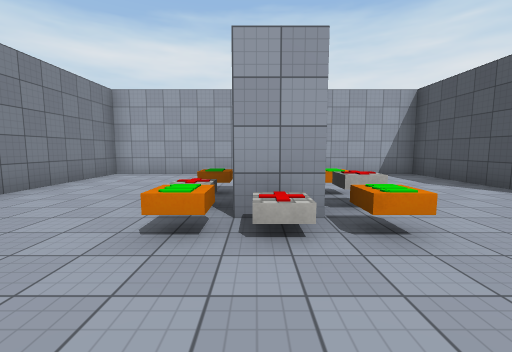
view 1 (above)

21 first-person views from a walk through a scene from a Unity 3-D project. The camera is 1.5 m above the floor, tilts 6° down and sees 90° across. The floor is counted in squares, 2 m on a side. Each view is taken from the middle of a square. On the plan, view 1 faces up. The plan holds only what a view shows up to about 9 squares ahead; the rest is blank. The place goes on beyond the plan. The player character is not drawn. Surface patterns are stand-ins for the level's own textures.

view 2
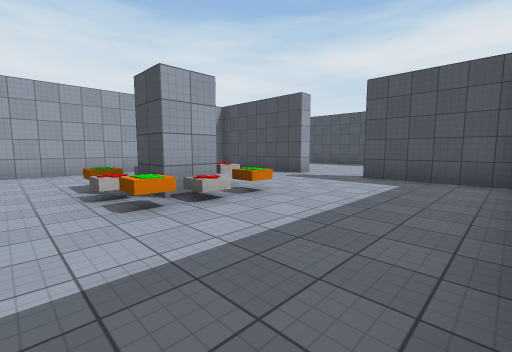

view 3
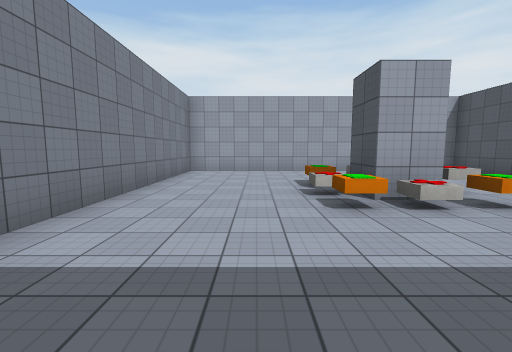

view 4
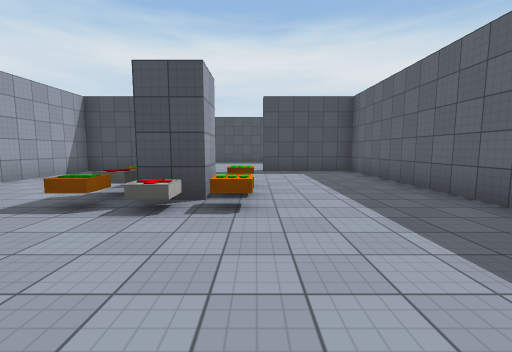

view 5
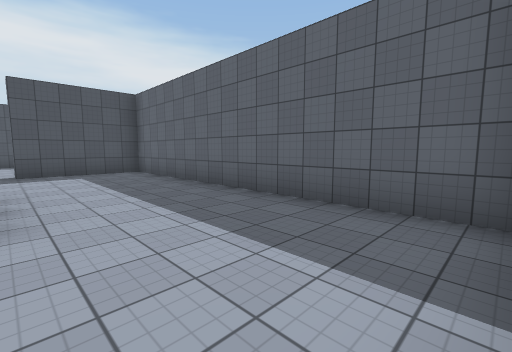

view 6
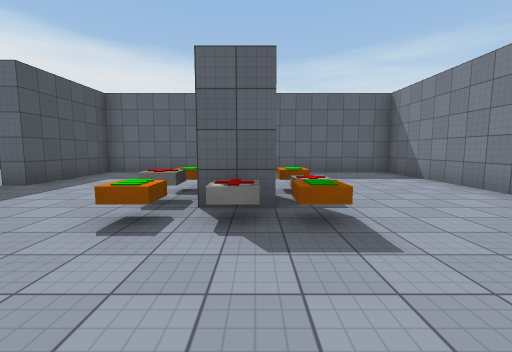

view 7
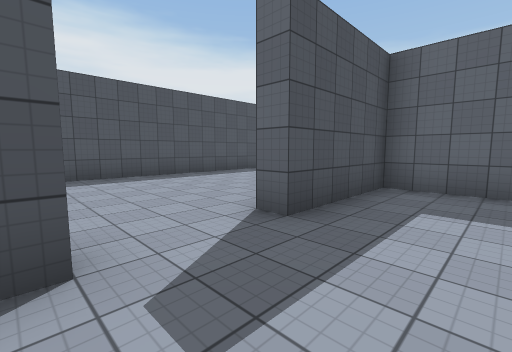

view 8
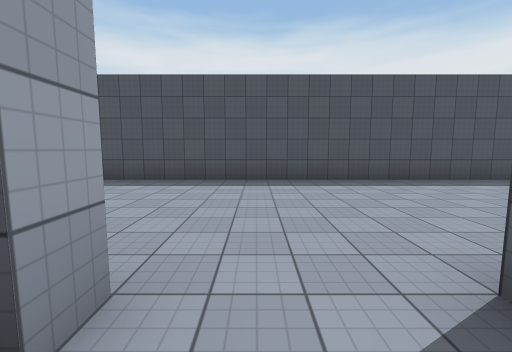

view 9
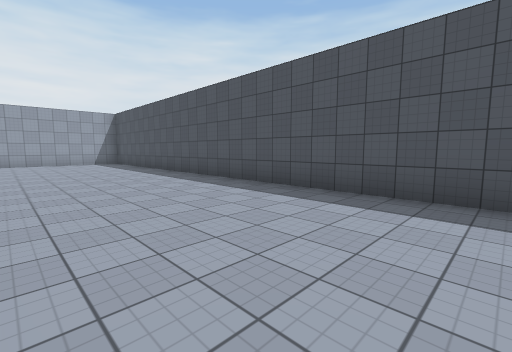

view 10
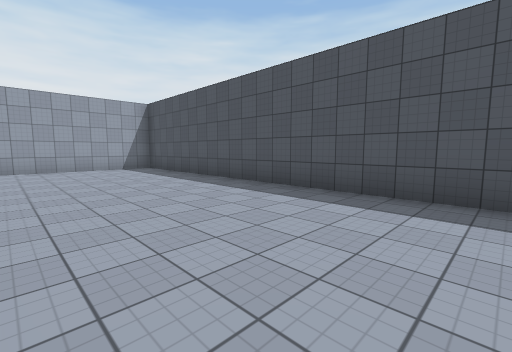

view 11
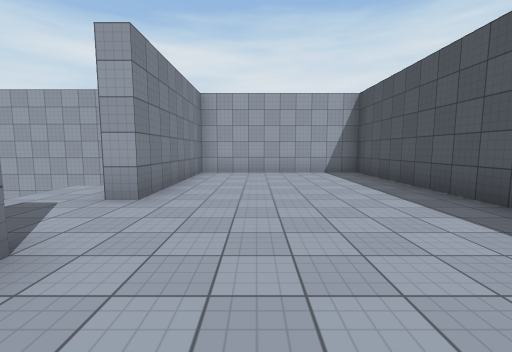

view 12
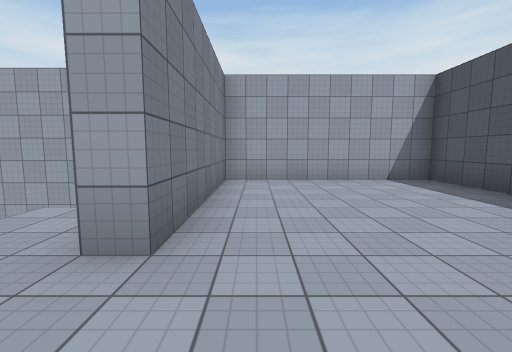

view 13
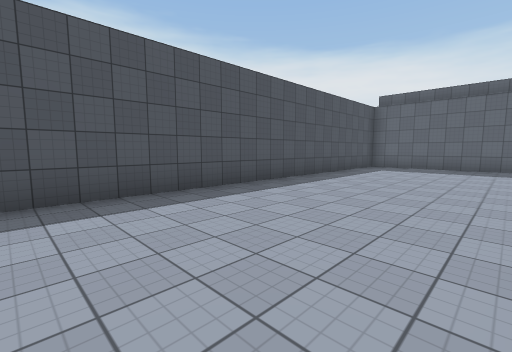

view 14
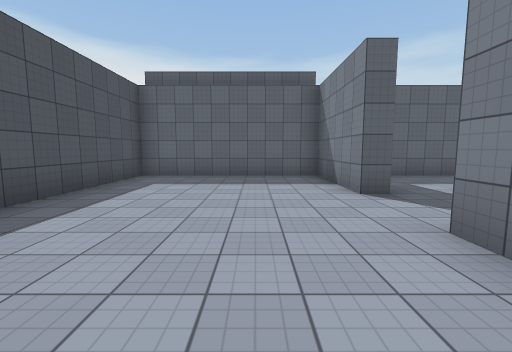

view 15
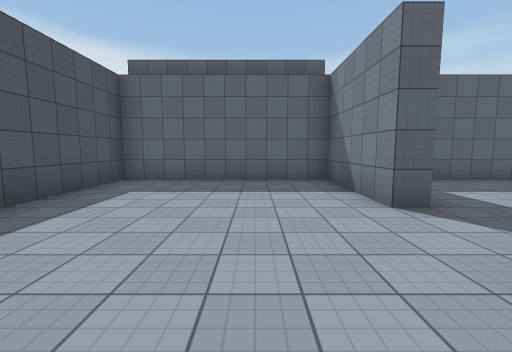

view 16
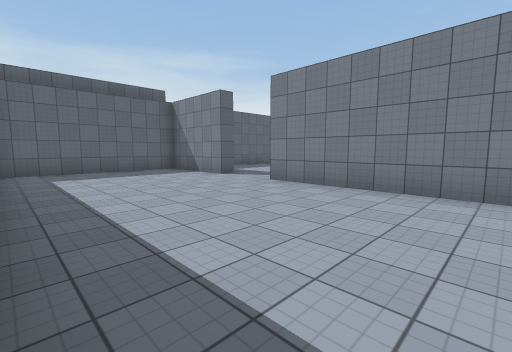

view 17
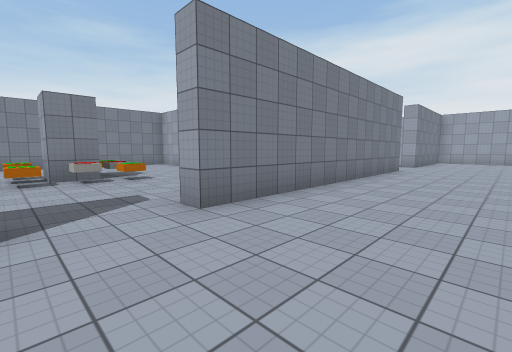

view 18
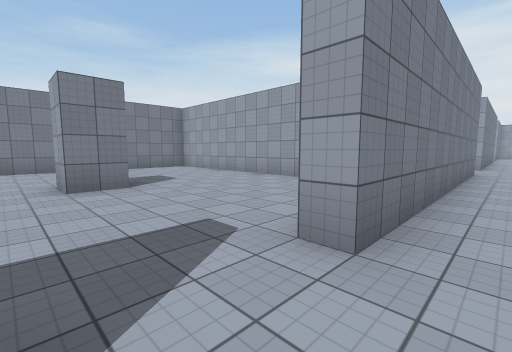

view 19
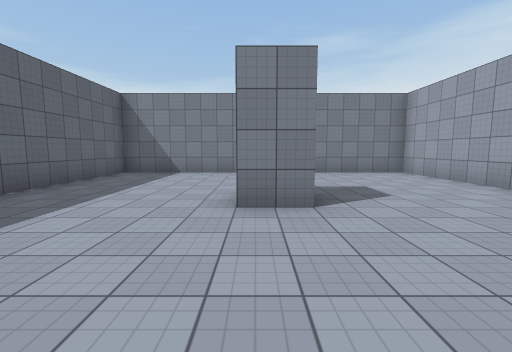

view 20
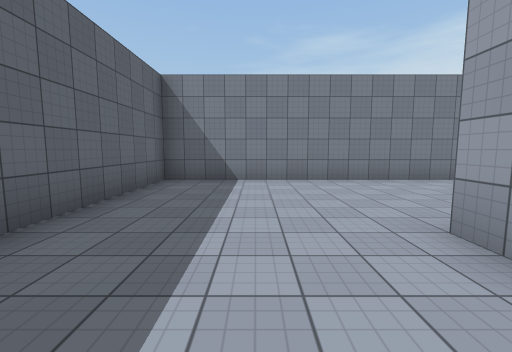

view 21
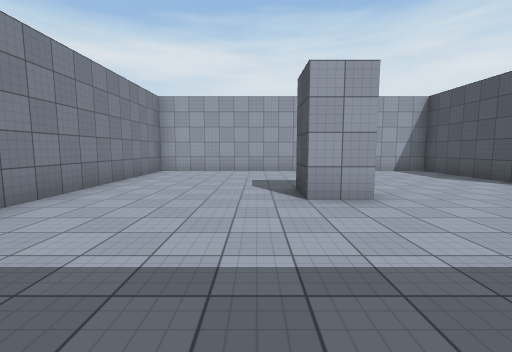

### Floor plan
Ten units are one square. View 1 is at (0, 0); x grows to the right and y downward. Boxes are objects, and circles mark ways between rooms. Rooms are numbered by the first view taken in them; rooms with no view inside come last. Other rooms are left out.
<svg viewBox="-47 -187 155 304">
<path fill="none" stroke="#000" d="M6 -27 -2 -27 -2 -35M48 -37 48 -77 -42 -77 -42 13 48 13 48 -17M48 -17 53 -17 53 62 48 62M53 -118 53 -37 48 -37M46 82 53 82 53 112 103 112 103 -182 53 -182 53 -137 48 -137M8 61 8 72 -2 72 -2 62M48 54 48 22 -42 22 -42 112 32 112"/>
<rect x="-15" y="-25" width="10" height="10" fill="#bbb"><title>other object</title></rect>
<rect x="-15" y="-45" width="10" height="10" fill="#bbb"><title>other object</title></rect>
<rect x="-5" y="-25" width="10" height="10" fill="#bbb"><title>other object</title></rect>
<rect x="-5" y="-45" width="10" height="10" fill="#bbb"><title>other object</title></rect>
<rect x="5" y="-25" width="10" height="10" fill="#bbb"><title>other object</title></rect>
<rect x="5" y="-35" width="10" height="10" fill="#bbb"><title>other object</title></rect>
<rect x="5" y="-45" width="10" height="10" fill="#bbb"><title>other object</title></rect>
<circle cx="50" cy="-25" r="3" fill="#2a7"/>
<circle cx="50" cy="75" r="3" fill="#2a7"/>
<text x="0" y="-40">1</text>
<text x="80" y="-30">2</text>
<text x="0" y="60">3</text>
</svg>
Room 1 opens to room 2. Room 2 opens to room 3.

Where each view was taken, in squares from view 1:
view 1: 0 up, 0 right, facing up
view 2: 1 down, 2 left, facing up-right
view 3: 1 down, 2 left, facing up
view 4: 2 up, 4 left, facing right
view 5: 2 up, 4 left, facing down-right
view 6: 7 up, 0 right, facing down
view 7: 4 up, 3 right, facing down-right
view 8: 3 up, 4 right, facing right
view 9: 4 up, 6 right, facing up-right
view 10: 8 up, 6 right, facing up-right
view 11: 10 up, 7 right, facing up
view 12: 12 up, 6 right, facing up
view 13: 0 up, 6 right, facing down-right
view 14: 4 down, 7 right, facing down
view 15: 5 down, 7 right, facing down
view 16: 2 down, 10 right, facing down-left
view 17: 2 up, 8 right, facing up-left
view 18: 8 down, 6 right, facing up-left
view 19: 7 down, 4 right, facing left
view 20: 9 down, 2 right, facing left
view 21: 11 down, 1 left, facing up
